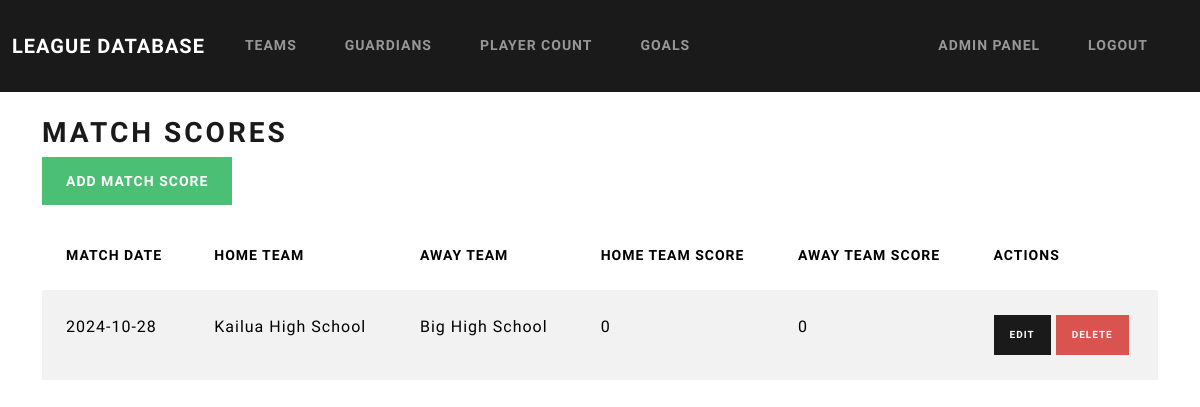
/manage-scores/ (signed in), run on the app's committed database.
### league/models.py (models this page shows)
class Match(models.Model):
    matchid = models.AutoField(db_column='MatchID', primary_key=True)
    matchdate = models.TextField(db_column='MatchDate', blank=True, null=True)
    hometeamid = models.ForeignKey('Team', on_delete=models.CASCADE, related_name="home_matches", db_column='HomeTeamID')
    awayteamid = models.ForeignKey('Team', on_delete=models.CASCADE, related_name="away_matches", db_column='AwayTeamID')
    home_score = models.IntegerField(default=0)
    away_score = models.IntegerField(default=0)
    class Meta:
        managed = False
        db_table = 'Match'

class Team(models.Model):
    teamid = models.AutoField(db_column='TeamID', primary_key=True)
    schoolname = models.TextField(db_column='SchoolName', blank=True, null=True)
    adphone = models.TextField(db_column='ADPhone', blank=True, null=True)
    ademail = models.TextField(db_column='ADEmail', blank=True, null=True)
    location = models.TextField(db_column='Location', blank=True, null=True)
    class Meta:
        managed = False
        db_table = 'Team'

### league/views.py (the view)
# urls.py: path('manage-scores/', views.manage_scores, name='manage_scores'),
@login_required
@user_passes_test(is_admin)
def manage_scores(request):
    scores = Match.objects.all()  # Assuming Match model has `home_score` and `away_score` fields
    return render(request, 'league/manage_scores.html', {'scores': scores})

### league/views.py (called while the page is built)
def is_admin(user):
    return user.is_superuser

### league/templates/league/manage_scores.html (shortened to what this page needs)
{% extends 'base_admin.html' %}
{% block content %}
<h2>Match Scores</h2>
<a href="{% url 'add_score' %}" class="btn btn-success mb-3">Add Match Score</a>
<table class="table table-striped">
    <thead>
        <tr>
            <th>Match Date</th>
            <th>Home Team</th>
            <th>Away Team</th>
            <th>Home Team Score</th>
            <th>Away Team Score</th>
            <th>Actions</th>
        </tr>
    </thead>
    <tbody>
        {% for match_score in scores %}
        <tr>
            <td>{{ match_score.matchdate }}</td>
            <td>{{ match_score.hometeamid.schoolname }}</td>
            <td>{{ match_score.awayteamid.schoolname }}</td>
            <td>{{ match_score.home_score }}</td>
            <td>{{ match_score.away_score }}</td>
            <td>
                <a href="{% url 'edit_score' match_score.matchid %}" class="btn btn-primary btn-sm">Edit</a>
                <a href="{% url 'delete_score' match_score.matchid %}" class="btn btn-danger btn-sm">Delete</a>
            </td>
        </tr>
        {% endfor %}
    </tbody>
</table>
{% endblock %}

### data on the page
Match: matchdate "2024-10-28", hometeamid.schoolname "Kailua High School", awayteamid.schoolname "Big High School", home_score "0", away_score "0"
